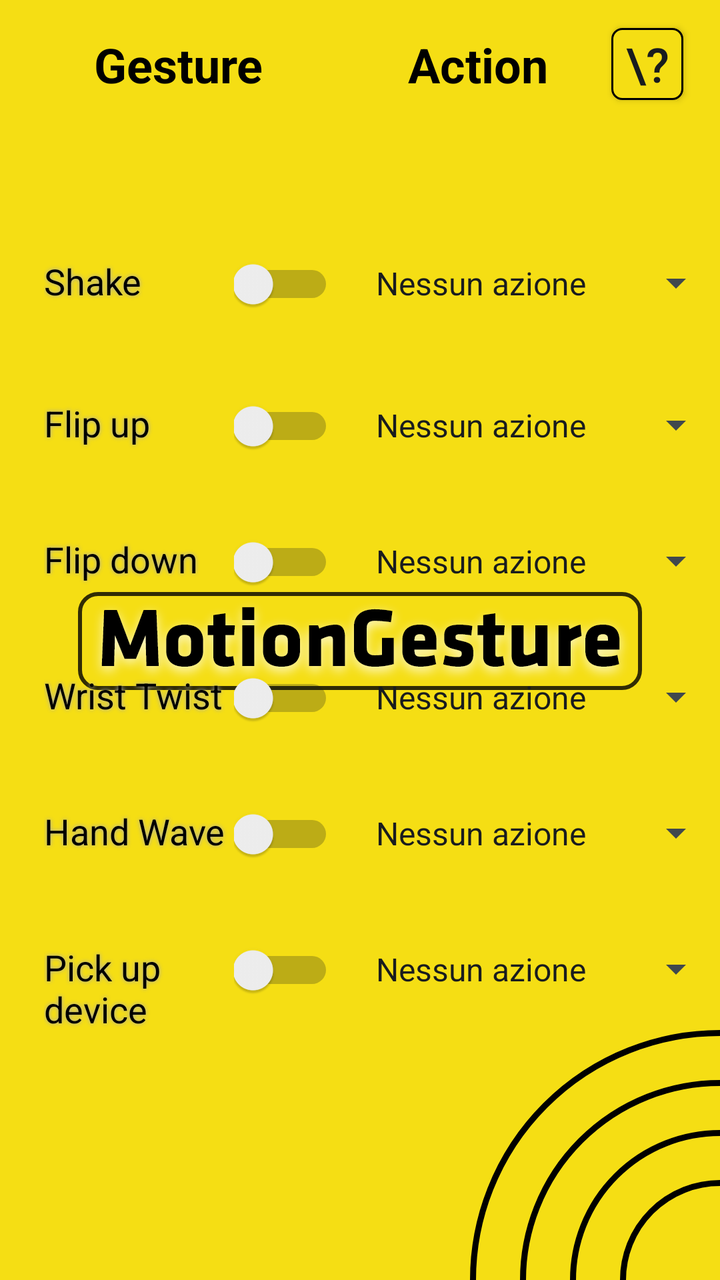
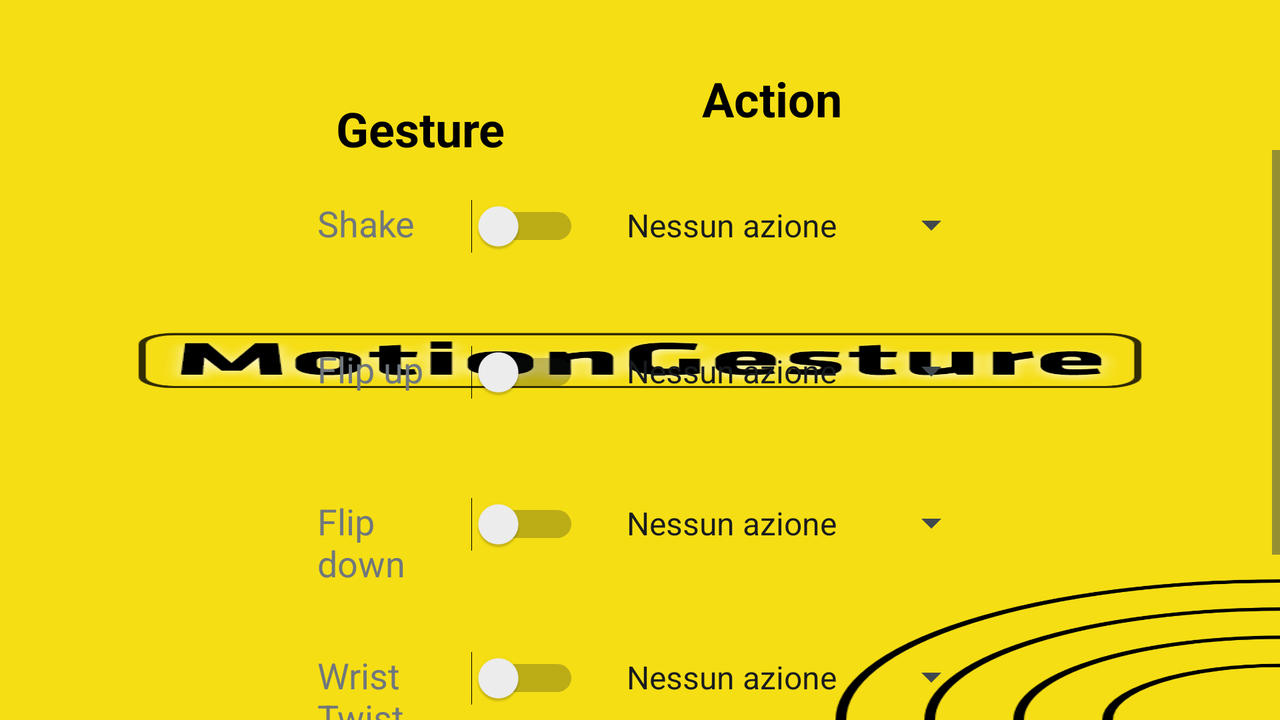

The same Android screen from two of the app's own layout files: first res/layout/ as a phone draws it, then the repository's variant for another configuration, drawn on a device whose configuration selects that folder. Both files follow.
<!-- AndroidManifest.xml: application theme splashScreenTheme -->
<!-- res/layout/activity_main.xml -->
<?xml version="1.0" encoding="utf-8"?>
<android.support.constraint.ConstraintLayout xmlns:android="http://schemas.android.com/apk/res/android"
    xmlns:app="http://schemas.android.com/apk/res-auto"
    xmlns:tools="http://schemas.android.com/tools"
    android:layout_width="match_parent"
    android:layout_height="match_parent"
    tools:context=".MainActivity">


    <ImageView
        android:id="@+id/header"
        android:layout_width="match_parent"
        android:layout_height="wrap_content"
        android:scaleType="fitXY"
        app:layout_constraintTop_toTopOf="parent"
        app:srcCompat="@drawable/header"
        tools:layout_editor_absoluteX="17dp" />

    <TextView
        android:id="@+id/gesture"
        android:layout_width="93dp"
        android:layout_height="30dp"
        android:layout_marginStart="40dp"
        android:layout_marginTop="16dp"
        android:layout_marginEnd="8dp"
        android:layout_marginBottom="15dp"
        android:layout_weight="1"
        android:text="Gesture"
        android:textColor="@color/colorPrimary"
        android:textSize="24dp"
        android:textStyle="bold"
        app:layout_constraintBottom_toTopOf="@+id/linearLayout_shake"
        app:layout_constraintEnd_toStartOf="@+id/action"
        app:layout_constraintHorizontal_bias="0.13"
        app:layout_constraintStart_toStartOf="parent"
        app:layout_constraintTop_toBottomOf="@+id/header"
        app:layout_constraintVertical_bias="0.0" />

    <TextView
        android:id="@+id/action"
        android:layout_width="90dp"
        android:layout_height="30dp"
        android:layout_marginTop="16dp"
        android:layout_marginEnd="76dp"
        android:layout_marginBottom="14dp"
        android:layout_weight="1"
        android:text="Action"
        android:textAlignment="center"
        android:textColor="@color/colorPrimary"
        android:textSize="24dp"
        android:textStyle="bold"
        app:layout_constraintBottom_toTopOf="@+id/linearLayout_shake"
        app:layout_constraintEnd_toEndOf="parent"
        app:layout_constraintTop_toBottomOf="@+id/header"
        app:layout_constraintVertical_bias="0.0" />

    <Button
        android:id="@+id/tutorial_btn"
        android:layout_width="36dp"
        android:layout_height="36dp"
        android:layout_marginStart="19dp"
        android:layout_marginTop="14dp"
        android:layout_marginEnd="16dp"
        android:background="@drawable/tutorial_btn_background"
        android:onClick="openTutorial"
        android:text="\?"
        android:textSize="24dp"
        app:layout_constraintEnd_toEndOf="parent"
        app:layout_constraintStart_toEndOf="@+id/action"
        app:layout_constraintTop_toBottomOf="@+id/header"
        tools:ignore="OnClick" />

    <LinearLayout
        android:id="@+id/linearLayout_shake"
        android:layout_width="340dp"
        android:layout_height="55dp"
        android:layout_marginStart="32dp"
        android:layout_marginTop="120dp"
        android:layout_marginEnd="8dp"
        app:layout_constraintEnd_toEndOf="parent"
        app:layout_constraintStart_toStartOf="parent"
        app:layout_constraintTop_toTopOf="parent">


        <TextView
            android:id="@+id/textView_shake"
            android:layout_width="95dp"
            android:layout_height="37dp"
            android:shadowColor="@android:color/darker_gray"
            android:shadowDx="0"
            android:shadowDy="0"
            android:shadowRadius="5"
            android:textColor="@color/colorPrimary"
            android:text="@string/shake"
            android:textSize="18sp" />

        <Switch
            android:id="@+id/switch_shake"
            android:layout_width="50dp"
            android:layout_height="31dp" />

        <Spinner
            android:id="@+id/spinner_shake"
            android:layout_width="195dp"
            android:layout_height="43dp"
            android:entries="@array/azioniPossibili"
            android:textAlignment="center" />

    </LinearLayout>

    <LinearLayout
        android:id="@+id/linearLayout_flipup"
        android:layout_width="340dp"
        android:layout_height="52dp"
        android:layout_marginStart="32dp"
        android:layout_marginTop="16dp"
        android:layout_marginEnd="8dp"
        app:layout_constraintEnd_toEndOf="parent"
        app:layout_constraintStart_toStartOf="parent"
        app:layout_constraintTop_toBottomOf="@+id/linearLayout_shake">

        <TextView
            android:id="@+id/textView_flipup"
            android:layout_width="95dp"
            android:layout_height="37dp"
            android:shadowColor="@android:color/darker_gray"
            android:shadowDx="0"
            android:shadowDy="0"
            android:shadowRadius="5"
            android:textColor="@color/colorPrimary"
            android:text="@string/flip_up"
            android:textSize="18sp" />

        <Switch
            android:id="@+id/switch_flipup"
            android:layout_width="50dp"
            android:layout_height="31dp" />

        <Spinner
            android:id="@+id/spinner_flipup"
            android:layout_width="195dp"
            android:layout_height="43dp"
            android:entries="@array/azioniPossibili"
            android:textAlignment="center" />

    </LinearLayout>

    <LinearLayout
        android:id="@+id/linearLayout_flipdown"
        android:layout_width="340dp"
        android:layout_height="52dp"
        android:layout_marginStart="32dp"
        android:layout_marginTop="16dp"
        android:layout_marginEnd="8dp"
        android:orientation="horizontal"
        app:layout_constraintEnd_toEndOf="parent"
        app:layout_constraintStart_toStartOf="parent"
        app:layout_constraintTop_toBottomOf="@+id/linearLayout_flipup"

        android:gravity="right">

        <TextView
            android:id="@+id/textView_flipdown"
            android:layout_width="95dp"
            android:layout_height="44dp"
            android:shadowColor="@android:color/darker_gray"
            android:shadowDx="0"
            android:shadowDy="0"
            android:shadowRadius="5"
            android:textColor="@color/colorPrimary"
            android:text="Flip down"
            android:textSize="18sp" />

        <Switch
            android:id="@+id/switch_flipdown"
            android:layout_width="50dp"
            android:layout_height="31dp" />

        <Spinner
            android:id="@+id/spinner_flipdown"
            android:layout_width="195dp"
            android:layout_height="43dp"
            android:entries="@array/azioniPossibili"
            android:textAlignment="center" />


    </LinearLayout>

    <LinearLayout
        android:id="@+id/linearLayout_wristTwist"
        android:layout_width="340dp"
        android:layout_height="52dp"
        android:layout_marginStart="32dp"
        android:layout_marginTop="16dp"
        android:layout_marginEnd="8dp"
        android:orientation="horizontal"
        app:layout_constraintEnd_toEndOf="parent"
        app:layout_constraintStart_toStartOf="parent"
        app:layout_constraintTop_toBottomOf="@+id/linearLayout_flipdown"
        android:gravity="right">

        <TextView
            android:id="@+id/textView_wristTwist"
            android:layout_width="95dp"
            android:layout_height="44dp"
            android:shadowColor="@android:color/darker_gray"
            android:shadowDx="0"
            android:shadowDy="0"
            android:shadowRadius="5"
            android:textColor="@color/colorPrimary"
            android:text="Wrist Twist"
            android:textSize="18sp" />

        <Switch
            android:id="@+id/switch_wristTwist"
            android:layout_width="50dp"
            android:layout_height="31dp" />

        <Spinner
            android:id="@+id/spinner_wristTwist"
            android:layout_width="195dp"
            android:layout_height="43dp"
            android:entries="@array/azioniPossibili"
            android:textAlignment="center" />
    </LinearLayout>

    

    <LinearLayout
        android:id="@+id/linearLayout_wave"
        android:layout_width="340dp"
        android:layout_height="52dp"
        android:layout_marginStart="32dp"
        android:layout_marginTop="16dp"
        android:layout_marginEnd="8dp"
        android:orientation="horizontal"
        app:layout_constraintEnd_toEndOf="parent"
        app:layout_constraintStart_toStartOf="parent"
        app:layout_constraintTop_toBottomOf="@+id/linearLayout_wristTwist"
        android:gravity="right">
        
        <TextView
            android:id="@+id/textView_wave"
            android:layout_width="95dp"
            android:layout_height="44dp"
            android:layout_weight="0"
            android:shadowColor="@android:color/darker_gray"
            android:shadowDx="0"
            android:shadowDy="0"
            android:shadowRadius="5"
            android:textColor="@color/colorPrimary"
            android:text="Hand Wave"
            android:textSize="18sp" />

        <Switch
            android:id="@+id/switch_wave"
            android:layout_width="50dp"
            android:layout_height="31dp" />

        <Spinner
            android:id="@+id/spinner_wave"
            android:layout_width="195dp"
            android:layout_height="43dp"
            android:entries="@array/azioniPossibili"
            android:textAlignment="center" />
    </LinearLayout>

    <LinearLayout
        android:id="@+id/linearLayout_pickup"
        android:layout_width="340dp"
        android:layout_height="52dp"
        android:layout_marginStart="32dp"
        android:layout_marginTop="16dp"
        android:layout_marginEnd="8dp"
        android:orientation="horizontal"
        app:layout_constraintEnd_toEndOf="parent"
        app:layout_constraintStart_toStartOf="parent"
        app:layout_constraintTop_toBottomOf="@+id/linearLayout_wave"
        android:gravity="right">

        <TextView
            android:id="@+id/textView_pickup"
            android:layout_width="95dp"
            android:layout_height="44dp"
            android:layout_weight="0"
            android:shadowColor="@android:color/darker_gray"
            android:shadowDx="0"
            android:shadowDy="0"
            android:shadowRadius="5"
            android:textColor="@color/colorPrimary"
            android:text="Pick up device"
            android:textSize="18sp" />

        <Switch
            android:id="@+id/switch_pickup"
            android:layout_width="50dp"
            android:layout_height="31dp" />

        <Spinner
            android:id="@+id/spinner_pickup"
            android:layout_width="195dp"
            android:layout_height="43dp"
            android:entries="@array/azioniPossibili"
            android:textAlignment="center" />

    </LinearLayout>


</android.support.constraint.ConstraintLayout>
<!-- resources referenced by this layout -->
<resources>
  <string-array name="azioniPossibili">
          <item>Nessun azione</item>
          <item>Google Assistant</item>
          <item>Non disturbare on</item>
          <item>Non disturbare off</item>
          <item>Accendi schermo</item>
      </string-array>
  <color name="colorPrimary">#000000</color>
  <!-- drawable header: png bitmap (drawable-hdpi, 31528 bytes) -->
  <!-- drawable tutorial_btn_background (drawable) -->
  <?xml version="1.0" encoding="utf-8"?>
      <shape xmlns:android="http://schemas.android.com/apk/res/android"
          android:shape="rectangle">
          <solid android:color="#F5DE14" />
          <corners
              android:radius="5dp" />
          <stroke
              android:width="1dp"
              android:color="#000000" />
      </shape>
  <string name="flip_up">Flip up</string>
  <string name="shake">Shake</string>
  <style name="splashScreenTheme" parent="@android:style/Theme.DeviceDefault.Light.NoActionBar">
          <item name="android:windowBackground">@drawable/splash</item>
      </style>
  <!-- drawable splash: png bitmap (drawable-hdpi, 36094 bytes) -->
</resources>
<!-- res/layout-land/activity_main.xml (the repository's variant of the layout above) -->
<!-- drawn on the phone turned sideways -->
<?xml version="1.0" encoding="utf-8"?>
<android.support.constraint.ConstraintLayout xmlns:android="http://schemas.android.com/apk/res/android"
    xmlns:app="http://schemas.android.com/apk/res-auto"
    xmlns:tools="http://schemas.android.com/tools"
    android:layout_width="match_parent"
    android:layout_height="match_parent"
    tools:context=".MainActivity">


    <ImageView
        android:id="@+id/header2"
        android:layout_width="match_parent"
        android:layout_height="40dp"
        android:scaleType="fitXY"
        app:layout_constraintTop_toTopOf="parent"
        app:srcCompat="@drawable/header"
        tools:layout_editor_absoluteX="17dp" />

    <TextView
        android:id="@+id/gesture2"
        android:layout_width="93dp"
        android:layout_height="30dp"
        android:layout_marginStart="168dp"
        android:layout_marginTop="8dp"
        android:layout_marginBottom="1dp"
        android:layout_weight="1"
        android:text="Gesture"
        android:textColor="@color/colorPrimary"
        android:textSize="24dp"
        android:textStyle="bold"
        app:layout_constraintBottom_toTopOf="@+id/scrollView2"
        app:layout_constraintStart_toStartOf="parent"
        app:layout_constraintTop_toBottomOf="@+id/header2"
        app:layout_constraintVertical_bias="0.0" />

    <TextView
        android:id="@+id/action2"
        android:layout_width="90dp"
        android:layout_height="30dp"
        android:layout_marginStart="102dp"
        android:layout_marginTop="8dp"
        android:layout_marginEnd="231dp"
        android:layout_marginBottom="1dp"
        android:layout_weight="1"
        android:text="Action"
        android:textAlignment="center"
        android:textColor="@color/colorPrimary"
        android:textSize="24dp"
        android:textStyle="bold"
        app:layout_constraintBottom_toTopOf="@+id/scrollView2"
        app:layout_constraintEnd_toEndOf="parent"
        app:layout_constraintStart_toEndOf="@+id/gesture2"
        app:layout_constraintTop_toBottomOf="@+id/header2"
        app:layout_constraintVertical_bias="0.0" />

    <ScrollView
        android:id="@+id/scrollView2"
        android:layout_width="match_parent"
        android:layout_height="300dp"
        android:layout_marginTop="11dp"
        app:layout_constraintBottom_toBottomOf="parent"
        app:layout_constraintEnd_toEndOf="parent"
        app:layout_constraintStart_toStartOf="parent"
        app:layout_constraintTop_toBottomOf="@+id/action2"
        android:padding="0dp">

        <android.support.constraint.ConstraintLayout
            android:layout_width="match_parent"
            android:layout_height="wrap_content"
            >

            <LinearLayout
                android:id="@+id/linearLayout_flipdown"
                android:layout_width="340dp"
                android:layout_height="52dp"
                android:layout_marginStart="204dp"
                android:layout_marginTop="24dp"
                android:layout_marginEnd="187dp"
                android:orientation="horizontal"
                app:layout_constraintEnd_toEndOf="parent"
                app:layout_constraintStart_toStartOf="parent"
                app:layout_constraintTop_toBottomOf="@+id/linearLayout_flipup">

                <TextView
                    android:id="@+id/textView_flipdown"
                    android:layout_width="70dp"
                    android:layout_height="44dp"
                    android:text="Flip down"
                    android:textSize="18sp" />

                <Switch
                    android:id="@+id/switch_flipdown"
                    android:layout_width="61dp"
                    android:layout_height="31dp" />

                <Spinner
                    android:id="@+id/spinner_flipdown"
                    android:layout_width="200dp"
                    android:layout_height="43dp"
                    android:entries="@array/azioniPossibili"
                    android:textAlignment="center" />


            </LinearLayout>

            <LinearLayout
                android:id="@+id/linearLayout_wave"
                android:layout_width="340dp"
                android:layout_height="52dp"
                android:layout_marginStart="204dp"
                android:layout_marginTop="24dp"
                android:layout_marginEnd="187dp"
                android:orientation="horizontal"
                app:layout_constraintEnd_toEndOf="parent"
                app:layout_constraintStart_toStartOf="parent"
                app:layout_constraintTop_toBottomOf="@+id/linearLayout_proximity">

                <TextView
                    android:id="@+id/textView_wave"
                    android:layout_width="70dp"
                    android:layout_height="37dp"
                    android:layout_weight="0"
                    android:text="Wave"
                    android:textSize="18sp" />

                <Switch
                    android:id="@+id/switch_wave"
                    android:layout_width="61dp"
                    android:layout_height="31dp" />

                <Spinner
                    android:id="@+id/spinner_wave"
                    android:layout_width="200dp"
                    android:layout_height="43dp"
                    android:entries="@array/azioniPossibili"
                    android:textAlignment="center" />
            </LinearLayout>

            <LinearLayout
                android:id="@+id/linearLayout_flipup"
                android:layout_width="340dp"
                android:layout_height="52dp"
                android:layout_marginStart="204dp"
                android:layout_marginTop="24dp"
                android:layout_marginEnd="187dp"
                app:layout_constraintEnd_toEndOf="parent"
                app:layout_constraintStart_toStartOf="parent"
                app:layout_constraintTop_toBottomOf="@+id/linearLayout_shake">

                <TextView
                    android:id="@+id/textView_flipup"
                    android:layout_width="70dp"
                    android:layout_height="37dp"
                    android:text="@string/flip_up"
                    android:textSize="18sp" />

                <Switch
                    android:id="@+id/switch_flipup"
                    android:layout_width="61dp"
                    android:layout_height="31dp" />

                <Spinner
                    android:id="@+id/spinner_flipup"
                    android:layout_width="200dp"
                    android:layout_height="43dp"
                    android:entries="@array/azioniPossibili"
                    android:textAlignment="center" />

            </LinearLayout>

            <LinearLayout
                android:id="@+id/linearLayout_proximity"
                android:layout_width="340dp"
                android:layout_height="52dp"
                android:layout_marginStart="204dp"
                android:layout_marginTop="23dp"
                android:layout_marginEnd="187dp"
                android:orientation="horizontal"
                app:layout_constraintEnd_toEndOf="parent"
                app:layout_constraintStart_toStartOf="parent"
                app:layout_constraintTop_toBottomOf="@+id/linearLayout_wristTwist">

                <TextView
                    android:id="@+id/textView_proximity"
                    android:layout_width="75dp"
                    android:layout_height="37dp"
                    android:layout_weight="0"
                    android:text="Proximity"
                    android:textSize="18sp" />

                <Switch
                    android:id="@+id/switch_proximity"
                    android:layout_width="57dp"
                    android:layout_height="31dp" />

                <Spinner
                    android:id="@+id/spinner_proximity"
                    android:layout_width="200dp"
                    android:layout_height="43dp"
                    android:entries="@array/azioniPossibili"
                    android:textAlignment="center" />
            </LinearLayout>

            <LinearLayout
                android:id="@+id/linearLayout_wristTwist"
                android:layout_width="340dp"
                android:layout_height="52dp"
                android:layout_marginStart="204dp"
                android:layout_marginTop="25dp"
                android:layout_marginEnd="187dp"
                android:orientation="horizontal"
                app:layout_constraintEnd_toEndOf="parent"
                app:layout_constraintStart_toStartOf="parent"
                app:layout_constraintTop_toBottomOf="@+id/linearLayout_flipdown">

                <TextView
                    android:id="@+id/textView_wristTwist"
                    android:layout_width="70dp"
                    android:layout_height="44dp"
                    android:text="Wrist Twist"
                    android:textSize="18sp" />

                <Switch
                    android:id="@+id/switch_wristTwist"
                    android:layout_width="61dp"
                    android:layout_height="31dp" />

                <Spinner
                    android:id="@+id/spinner_wristTwist"
                    android:layout_width="200dp"
                    android:layout_height="43dp"
                    android:entries="@array/azioniPossibili"
                    android:textAlignment="center" />
            </LinearLayout>

            <LinearLayout
                android:id="@+id/linearLayout_shake"
                android:layout_width="340dp"
                android:layout_height="49dp"
                android:layout_marginStart="204dp"
                android:layout_marginTop="16dp"
                android:layout_marginEnd="187dp"
                app:layout_constraintEnd_toEndOf="parent"
                app:layout_constraintStart_toStartOf="parent"
                app:layout_constraintTop_toTopOf="parent">

                <TextView
                    android:id="@+id/textView_shake"
                    android:layout_width="70dp"
                    android:layout_height="37dp"
                    android:text="@string/shake"
                    android:textSize="18sp" />

                <Switch
                    android:id="@+id/switch_shake"
                    android:layout_width="61dp"
                    android:layout_height="31dp" />

                <Spinner
                    android:id="@+id/spinner_shake"
                    android:layout_width="200dp"
                    android:layout_height="43dp"
                    android:entries="@array/azioniPossibili"
                    android:textAlignment="center" />

            </LinearLayout>
        </android.support.constraint.ConstraintLayout>

    </ScrollView>
</android.support.constraint.ConstraintLayout>
<!-- resources referenced by the variant -->
<!-- as the phone turned sideways resolves them -->
<resources>
  <string-array name="azioniPossibili">
          <item>Nessun azione</item>
          <item>Google Assistant</item>
          <item>Non disturbare on</item>
          <item>Non disturbare off</item>
          <item>Accendi schermo</item>
      </string-array>
  <color name="colorPrimary">#000000</color>
  <!-- drawable header: png bitmap (drawable-hdpi, 31528 bytes) -->
  <string name="flip_up">Flip up</string>
  <string name="shake">Shake</string>
  <style name="splashScreenTheme" parent="@android:style/Theme.DeviceDefault.Light.NoActionBar">
          <item name="android:windowBackground">@drawable/splash</item>
      </style>
  <!-- drawable splash: png bitmap (drawable-hdpi, 36094 bytes) -->
</resources>
